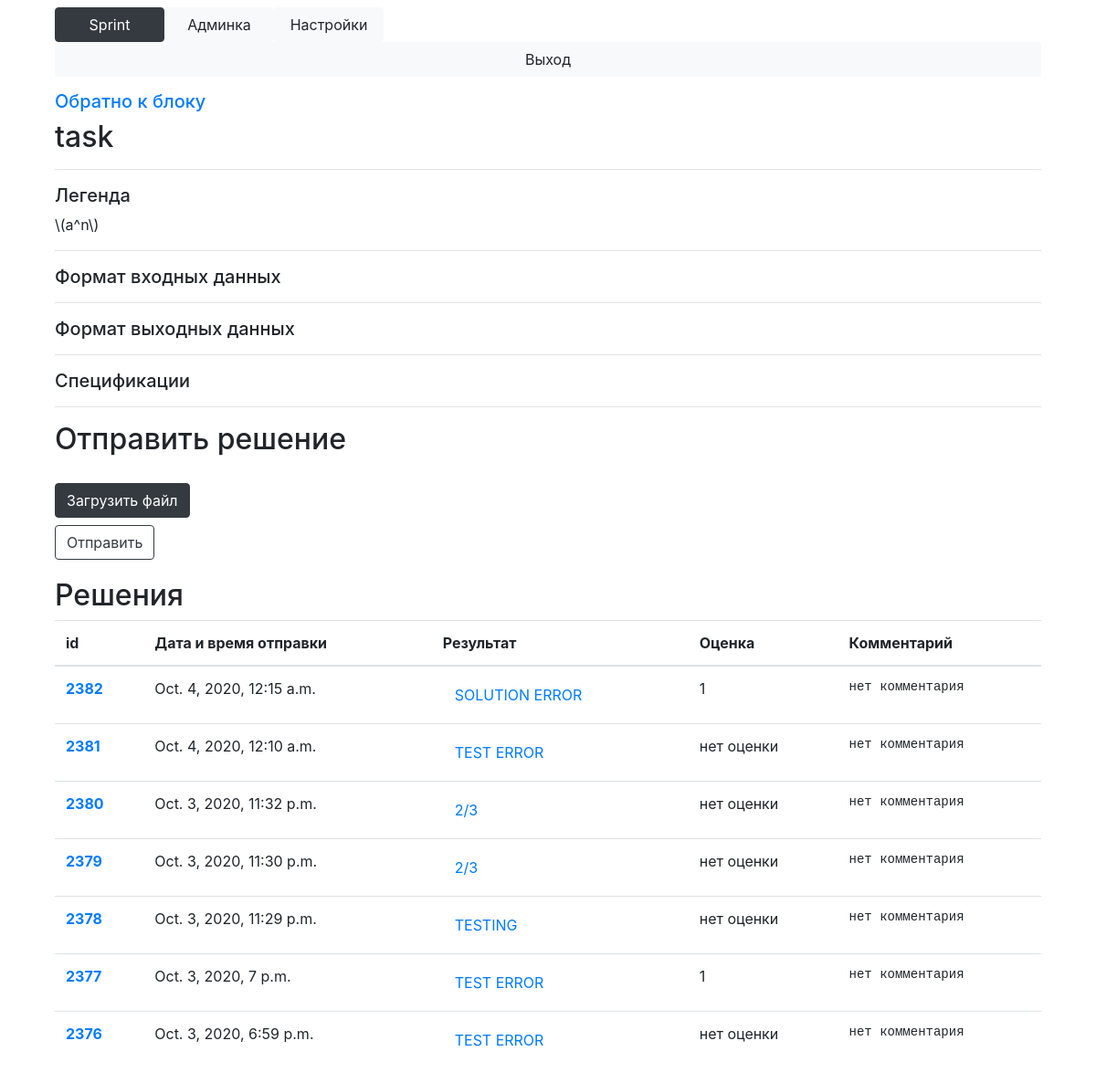
The app's page /task?id=1 (signed in), older data.
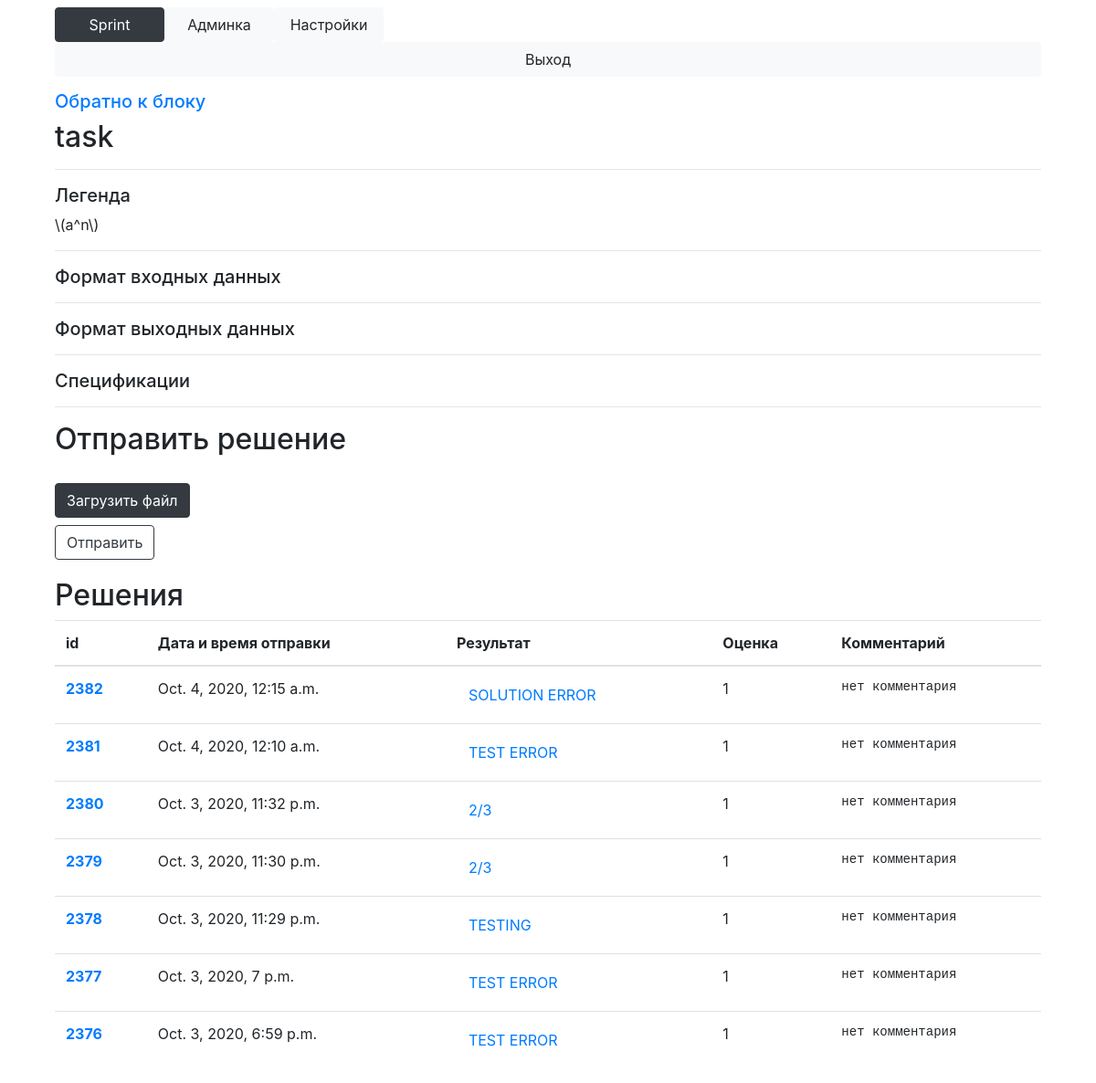
The same page, newer data.
### Main/models.py (models this page shows, shortened)
class Task(models.Model):
    name = models.TextField()
    block = models.ForeignKey(Block, on_delete=models.CASCADE)
    legend = models.TextField(default='')
    input = models.TextField(default='')
    output = models.TextField(default='')
    specifications = models.TextField(default='')
    time_limit = models.IntegerField(default=10000)
    weight = models.FloatField(default=1.0)
    max_mark = models.IntegerField(default=10)
    max_solutions_count = models.IntegerField(default=10)
    show_details = models.IntegerField(default=1)

class Solution(models.Model):
    task = models.ForeignKey(Task, on_delete=models.CASCADE)
    user = models.ForeignKey(User, on_delete=models.CASCADE)
    result = models.TextField()
    details = models.TextField(default='')
    time_sent = models.DateTimeField(null=True)
    mark = models.IntegerField(null=True)
    comment = models.TextField(default='')
    @property
    def mark_property(self):
        return str(self.mark) if self.mark is not None else 'нет оценки'
    @property
    def comment_property(self):
        return self.comment if self.comment else 'нет комментария'

### Main/views.py (the view, shortened to what this page needs)
# urls.py: path('task', views.task),
def task(request):
    current_task = Task.objects.get(id=request.GET['id'])
    user = request.user
    if not check_permission_block(user, current_task.block):
        return HttpResponseRedirect('/main')
    administrator = check_admin(user)
    can_send = len(Solution.objects.filter(user=request.user, task=current_task)) < current_task.max_solutions_count or administrator
    return render(request, 'task.html', context={'is_admin': administrator,
                                                 'task': current_task,
                                                 'solutions': reversed(Solution.objects.filter(task=current_task, user=user)),
                                                 'can_send': can_send,
                                                 'can_edit': check_admin_on_course(request.user, current_task.block.course)})

### Main/main.py (called while the page is built, shortened)
def check_login(user):
    return user.is_authenticated

def check_admin(user):
    if check_teacher(user):
        return True

def check_teacher(user):
    return user.is_staff and check_login(user)

def courses_available(user):
    if user.is_superuser:
        return Course.objects.all()
    else:
        return [s.course for s in Subscribe.objects.filter(user=user)]

def blocks_available(user):
    courses = courses_available(user)
    blocks = {}
    is_admin = check_admin(user)
    for course in courses:
        if is_admin:
            blocks[course] = Block.objects.filter(
                course=course
            )
    return blocks

def check_permission_block(user, block):
    blocks = blocks_available(user)
    for course in blocks.keys():
        if block in blocks[course]:
            return True
    return False

def check_admin_on_course(user, course):
    if user.is_superuser:
        return True
    try:
        s = Subscribe.objects.get(user=user, course=course)
    except ObjectDoesNotExist:
        return False
    return s.is_assistant or user.is_staff

### templates/task.html (shortened to what this page needs)
{% extends 'base_main.html' %}
{% block content %}
        <h5>
            <a href="/block?id={{ task.block.id }}">Обратно к блоку</a>
        </h5>
        <h2>
            {{ task.name }}
        </h2>
        <hr>
        <h5>Легенда</h5>
        {% autoescape off %}
            {{ task.legend }}
        {% endautoescape %}
        <hr>
        <h5>Формат входных данных</h5>
        <hr>
        <h5>Формат выходных данных</h5>
        <hr>
        <h5>Спецификации</h5>
        <hr>
        {% if can_send or can_edit %}
            <h2>Отправить решение</h2>
            <form action="" method="POST" enctype="multipart/form-data">
                <label for="file-upload" class="btn btn-dark" style="margin-top: 20px;">
                    Загрузить файл
                </label>
                <br><input type="submit" value="Отправить" class="btn btn-outline-dark">
            </form>
        {% endif %}
        <h2 style="margin-top: 20px;">Решения</h2>
        <table class="table">
            <thead>
                <tr>
                    <th scope="col">id</th>
                    <th scope="col">Дата и время отправки</th>
                    <th scope="col">Результат</th>
                    <th scope="col">Оценка</th>
                    <th scope="col">Комментарий</th>
                </tr>
            </thead>
            <tbody>
                {% for solution in solutions %}
                <tr>
                    <th scope="row">
                        <a href="/solution?id={{ solution.id }}">{{ solution.id }}</a>
                    </th>
                    <td>
                        {{ solution.time_sent }}
                    </td>
                    <td>
                        {% if can_edit or task.showable %}
                                <button type="button" class="btn btn-link" data-toggle="modal" data-target="#resultModalLong{{ solution.id }}">
                                  {{ solution.result }}
                                </button>
                        {% else %}
                                {{ solution.result }}
                        {% endif %}
                    </td>
                    <td>
                        {{ solution.mark_property }}
                    </td>
                    <td>
<pre>
{{ solution.comment_property }}
</pre>
                    </td>
                </tr>
            {% endfor %}
            </tbody>
        </table>
{% endblock %}

### templates/base_main.html
{% extends 'base.html' %}
{% block header %}
    <div class="row no-gutters top-buffer">
        <div class="col" style="min-width: 100px;">
            <button type="button" class="btn btn-dark btn-block top-button" onclick="main()">Sprint</button>
        </div>
        {% if is_admin %}
            <div class="col" style="min-width: 100px;">
                <button type="button" class="btn btn-light btn-block top-button" onclick="admin()">Админка</button>
            </div>
            <div class="col" style="min-width: 100px;">
                <button type="button" class="btn btn-light btn-block top-button"  onclick="settings()">Настройки</button>
            </div>
            <div class="col-8"></div>
        {% else %}
            <div class="col" style="min-width: 100px;">
                <button type="button" class="btn btn-light btn-block top-button"  onclick="settings()">Настройки</button>
            </div>
            <div class="col-9"></div>
        {% endif %}
        <div class="col" style="min-width: 100px;">
            <button type="button" class="btn btn-light btn-block top-button" onclick="logout()">Выход</button>
        </div>
    </div>
{% endblock %}

### templates/base.html (shortened to what this page needs)
<!DOCTYPE HTML PUBLIC "-//W3C//DTD HTML 4.01//EN"
  "http://www.w3.org/TR/html4/strict.dtd">
{% load static %}
<html lang="en">
	<head>
        <link rel="stylesheet" href="https://stackpath.bootstrapcdn.com/bootstrap/4.5.0/css/bootstrap.min.css">
		<link rel="stylesheet" type="text/css" href={% static "css/styles.css" %}>
        <link rel="stylesheet" href="//code.jquery.com/ui/1.12.1/themes/base/jquery-ui.css">
	</head>
	<body onload="{% block onload %}{% endblock %}">
		<div class="main_div">
            <header class="mt-2 mb-2" role="banner">
            {% block header %}{% endblock %}
            </header>
            {% block content %}{% endblock %}
        </div>
	</body>
</html>

### static/css/styles.css (style rules this page uses)
.main_div { margin-left: 5%; margin-right: 5%; }
.top-buffer { margin-bottom:15px; }
.top-button { min-width: 100px; display: inline-block; }

Row changes from the older to the newer data that the page shows:
changed Solution "Oct. 4, 2020, 12:10 a.m.": mark_property "нет оценки" → "1"
changed Solution "Oct. 3, 2020, 11:32 p.m.": mark_property "нет оценки" → "1"
changed Solution "Oct. 3, 2020, 11:30 p.m.": mark_property "нет оценки" → "1"
changed Solution "Oct. 3, 2020, 11:29 p.m.": mark_property "нет оценки" → "1"
changed Solution "Oct. 3, 2020, 6:59 p.m.": mark_property "нет оценки" → "1"
